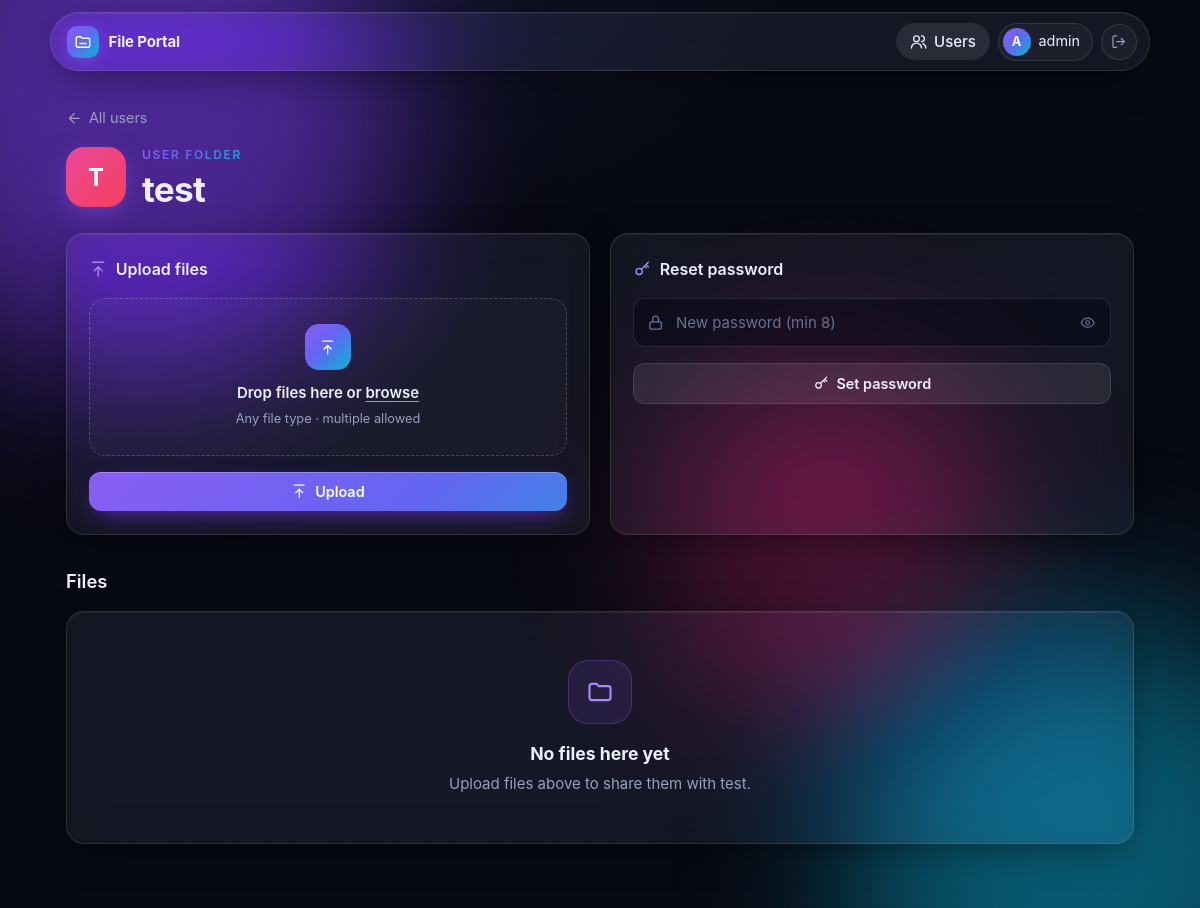
/admin/users/2/files (signed in), run on the app's committed database.
### tables this page shows
CREATE TABLE users (
    id            INTEGER PRIMARY KEY AUTOINCREMENT,
    username      TEXT    NOT NULL UNIQUE COLLATE NOCASE,
    password_hash TEXT    NOT NULL,
    is_admin      INTEGER NOT NULL DEFAULT 0,
    created_at    TEXT    NOT NULL DEFAULT (datetime('now'))
);

### admin.py (the view)
@bp.route("/users/<int:user_id>/files")
@admin_required
def user_files(user_id):
    row = _get_user_or_404(user_id)
    return render_template("admin/user_files.html", user=row, files=list_files(user_id))

### admin.py (called while the page is built)
def _get_user_or_404(user_id):
    row = get_db().execute("SELECT * FROM users WHERE id = ?", (user_id,)).fetchone()
    if row is None:
        abort(404)
    return row

### app.py (called while the page is built)
def custom_images():
    found = {}
    for name, exts in CUSTOM_IMAGES.items():
        for ext in exts:
            path = os.path.join(CUSTOM_DIR, f"{name}.{ext}")
            if os.path.isfile(path):
                found[name] = url_for("static", filename=f"custom/{name}.{ext}", v=int(os.path.getmtime(path)))
                break
    if "favicon" not in found and "logo" in found:
        found["favicon"] = found["logo"]
    return found

### auth.py (called while the page is built)
@login_manager.user_loader
def load_user(user_id):
    row = get_db().execute("SELECT * FROM users WHERE id = ?", (user_id,)).fetchone()
    return User(row) if row else None

def admin_required(view):
    @wraps(view)
    def wrapped(*args, **kwargs):
        if not current_user.is_authenticated:
            return login_manager.unauthorized()
        if not current_user.is_admin:
            abort(403)
        return view(*args, **kwargs)
    return wrapped

### db.py (called while the page is built)
def get_db():
    if "db" not in g:
        g.db = sqlite3.connect(current_app.config["DATABASE"])
        g.db.row_factory = sqlite3.Row
        g.db.execute("PRAGMA foreign_keys = ON")
    return g.db

### icons.py (called while the page is built)
def icon(name, cls=""):
    paths = _PATHS.get(name, _PATHS["file"])
    return Markup(
        f'<svg class="icon {cls}" viewBox="0 0 24 24" fill="none" stroke="currentColor" '
        f'stroke-width="1.8" stroke-linecap="round" stroke-linejoin="round" aria-hidden="true">{paths}</svg>'
    )

### storage_utils.py (called while the page is built, shortened)
def user_dir(user_id, create=False):
    path = os.path.join(current_app.config["STORAGE_DIR"], str(int(user_id)))
    if create:
        os.makedirs(path, exist_ok=True)
    return path

def list_files(user_id):
    path = user_dir(user_id)
    if not os.path.isdir(path):
        return []

### templates/admin/user_files.html (shortened to what this page needs)
{% extends "base.html" %}
{% block content %}
<a class="back-link" href="{{ url_for('admin.users') }}">{{ icon('arrow-left') }} All users</a>
<div class="page-head">
  <div class="head-user">
    <span class="avatar xl hue-{{ user.id % 6 }}">{{ user.username[:1] | upper }}</span>
    <div>
      <p class="eyebrow">{{ 'Admin' if user.is_admin else 'User' }} folder</p>
      <h1>{{ user.username }}</h1>
    </div>
  </div>
</div>
<div class="grid2">
  <section class="card glass">
    <h2>{{ icon('upload') }} Upload files</h2>
    <form method="post" action="{{ url_for('admin.upload', user_id=user.id) }}" enctype="multipart/form-data" class="stack">
      <label class="dropzone" data-dropzone>
        <span class="dz-icon">{{ icon('upload') }}</span>
        <span class="dz-title">Drop files here or <u>browse</u></span>
        <span class="dz-files muted">Any file type · multiple allowed</span>
      </label>
      <button class="btn primary">{{ icon('upload') }} Upload</button>
    </form>
  </section>
  <section class="card glass">
    <h2>{{ icon('key') }} Reset password</h2>
    <form method="post" action="{{ url_for('admin.reset_password', user_id=user.id) }}" class="stack">
      <span class="input-wrap">
        {{ icon('lock') }}
        <input name="password" type="password" placeholder="New password (min 8)" required minlength="8" autocomplete="new-password">
        <button type="button" class="reveal" data-reveal aria-label="Show password">{{ icon('eye') }}</button>
      </span>
      <button class="btn">{{ icon('key') }} Set password</button>
    </form>
  </section>
</div>
<h2 class="section-title">Files</h2>
{% set empty_hint = 'Upload files above to share them with ' ~ user.username ~ '.' %}
{% include "_file_table.html" %}
{% endblock %}

### templates/base.html (shortened to what this page needs)
<!doctype html>
<html lang="en">
<head>
  <link rel="stylesheet" href="{{ url_for('static', filename='style.css') }}">
</head>
<body class="{% block body_class %}{% endblock %}">
  <div class="bg{% if custom.background %} has-image{% endif %}" aria-hidden="true">
    <span class="orb orb-1"></span><span class="orb orb-2"></span><span class="orb orb-3"></span>
    <span class="grain"></span>
  </div>
  {% if current_user.is_authenticated %}
  <header class="topbar glass">
    <a class="brand" href="{{ url_for('index') }}">
      <span class="brand-mark{% if custom.logo %} custom-logo{% endif %}">{% if custom.logo %}<img src="{{ custom.logo }}" alt="">{% else %}{{ icon('logo') }}{% endif %}</span>
      <span>File Portal</span>
    </a>
    <nav class="nav">
      {% if current_user.is_admin %}
        <a class="nav-link {% if request.blueprint == 'admin' %}active{% endif %}" href="{{ url_for('admin.users') }}">
          {{ icon('users') }}<span>Users</span>
        </a>
      {% endif %}
      <span class="user-chip" title="Signed in as {{ current_user.username }}">
        <span class="avatar">{{ current_user.username[:1] | upper }}</span>
        <span class="user-name">{{ current_user.username }}</span>
      </span>
      <form method="post" action="{{ url_for('auth.logout') }}" class="inline">
        <button class="icon-btn" title="Log out" aria-label="Log out">{{ icon('logout') }}</button>
      </form>
    </nav>
  </header>
  {% endif %}
  <main class="{% block main_class %}container{% endblock %}">
    {% block content %}{% endblock %}
  </main>
</body>
</html>

### data on the page
users: username "A", username "admin"
users: username "T", username "test"

### other printed values
{{ empty_hint | default('Files shared with you will appear here.') }} "Upload files above to share them with test."
